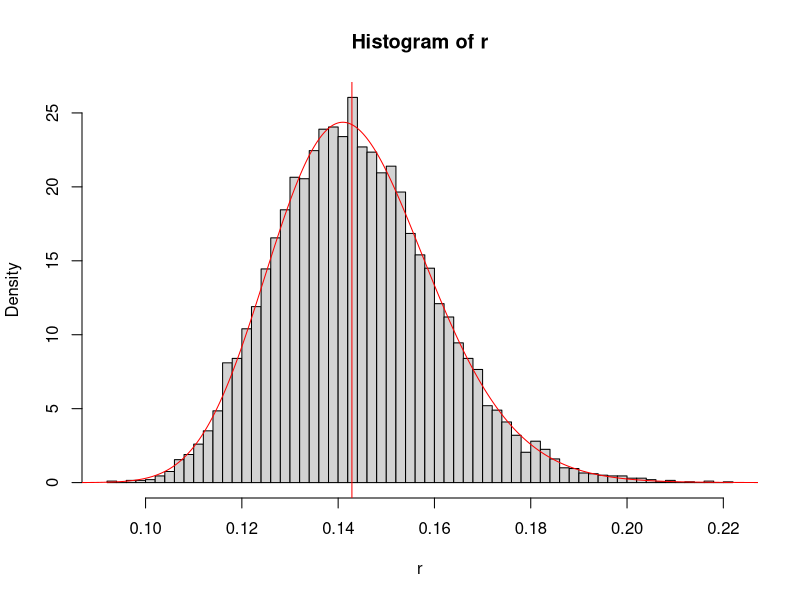
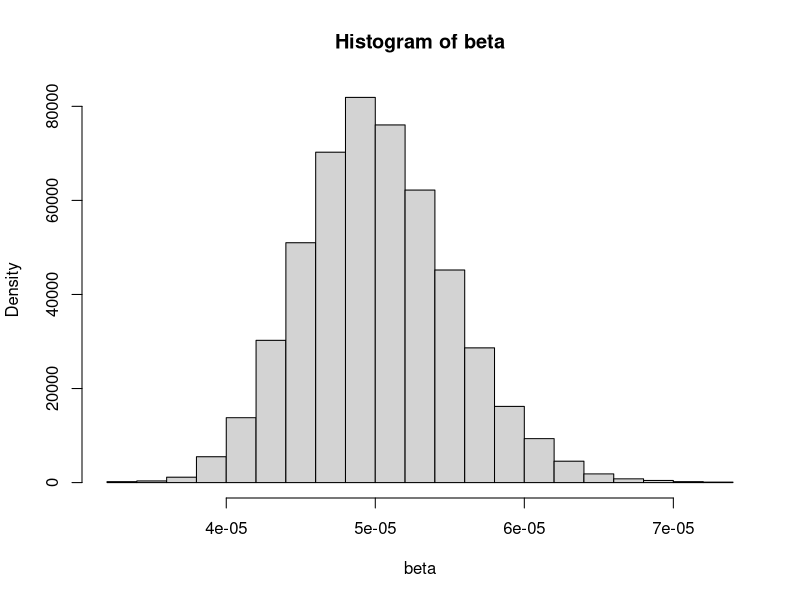
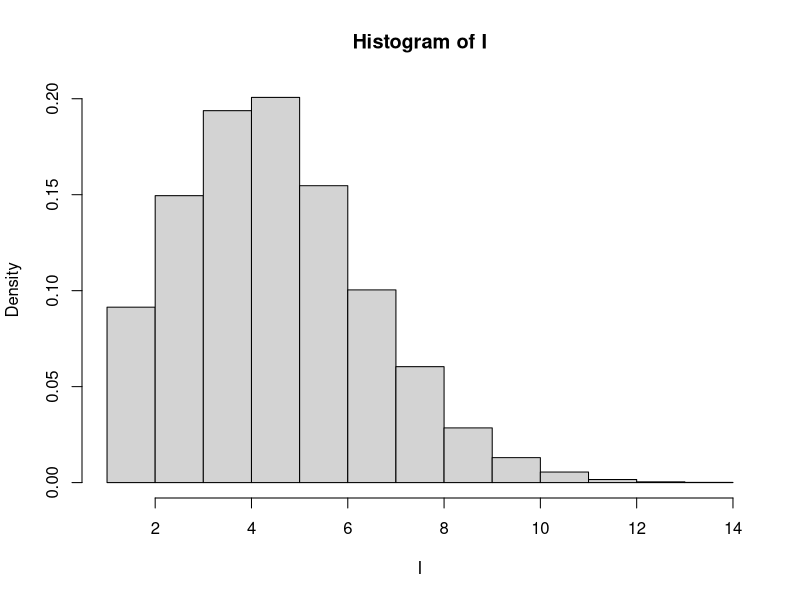
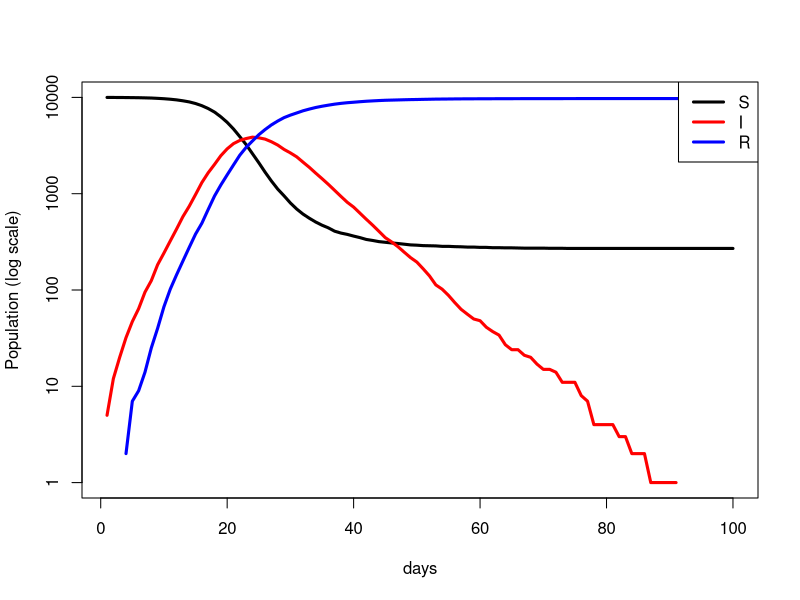
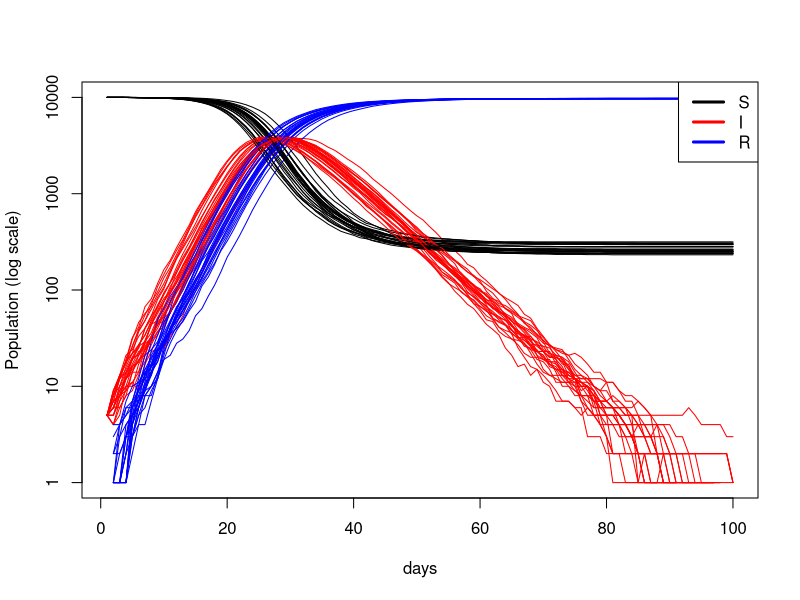
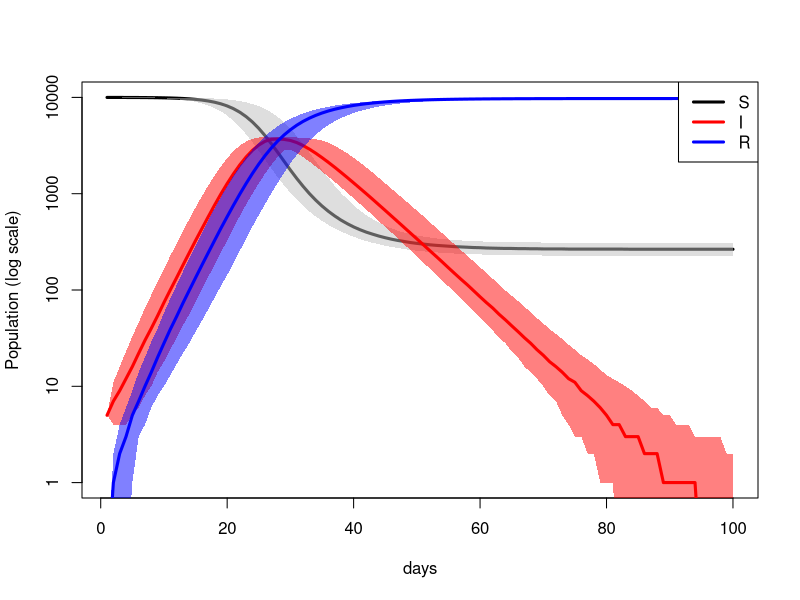
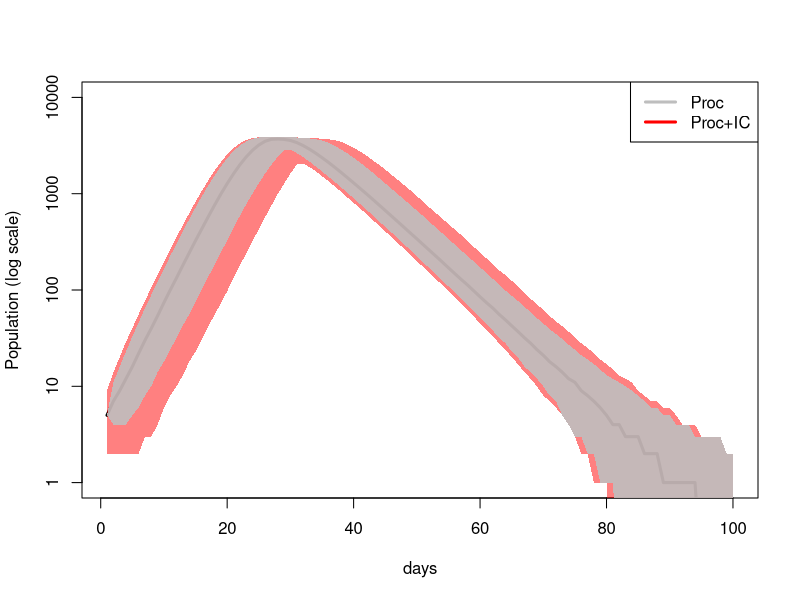
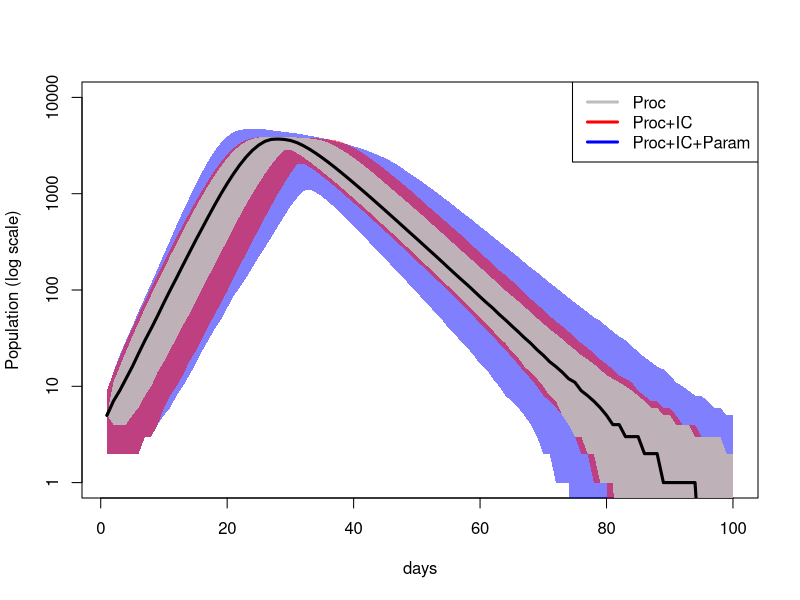

The R script that drew these images, in order:
## ---- chunk 1
library(mvtnorm)
## ---- chunk 2
Nmc = 10000 # number of Monte Carlo simulations
r0 = 1/7
r = rlnorm(n = Nmc,meanlog = log(r0),sdlog = exp(r0)*0.1)
hist(r,probability = TRUE,breaks=50)
abline(v=r0,col="red")
rseq=seq(0,0.25,length=1000)
lines(rseq,dlnorm(rseq,meanlog = log(r0),sdlog = exp(r0)*0.1),col="red")
## ---- chunk 3
summary(r)
sd(r)
## ---- chunk 4
beta0 = 5/100000
beta = rlnorm(n = Nmc,meanlog = log(beta0),sdlog = exp(beta0)*0.1)
hist(beta,probability = TRUE)
## ---- chunk 5
I = 1 + rpois(n = Nmc,4)
hist(I,probability = TRUE)
## ---- chunk 6
S = 10000-I
R = rep(0,Nmc)
IC = cbind(S,I,R)
## ---- chunk 7
forecastSIR <- function(IC,r,beta,NT){
  if(length(r) == 1)    r = rep(r,NT)       ## if r and beta are not time varying, make them all the same
  if(length(beta) == 1) beta = rep(beta,NT)
  SIR <- matrix(NA,NT,3)  ## storage
  SIR[1,] <- IC           ## initialize
  for(t in 1:(NT-1)){
    C = rbinom(1,size = SIR[t,1],prob = min(1,beta[t]*SIR[t,2])) ## new cases
    H = rbinom(1,size = SIR[t,2],prob = r[t])                    ## recovery
    SIR[t+1,1] <- SIR[t,1] - C                                   ## susceptible
    SIR[t+1,2] <- SIR[t,2] + C - H                               ## infected
    SIR[t+1,3] <- SIR[t,3] + H                                   ## recovered
  }
  return(SIR)
}
## ---- chunk 8
rbar  = mean(r)
bbar  = mean(beta)
ICbar = round(apply(IC,2,mean))
NT = 100

SIR0 = forecastSIR(ICbar,rbar,bbar,NT)

plot(SIR0[,1],type='l',log='y',ylim=c(1,sum(ICbar)),
     xlab="days",ylab="Population (log scale)",lwd=3)
lines(SIR0[,2],col="red",lwd=3)
lines(SIR0[,3],col="blue",lwd=3)
legend("topright",legend = c("S","I","R"),lwd=3,col=c("black","red","blue"))

## ---- chunk 9
SIR_E = array(data = NA,dim = c(Nmc,NT,3))

for(i in 1:Nmc){
  SIR_E[i,,] = forecastSIR(ICbar,rbar,bbar,NT)
}
## ---- chunk 10
plot(SIR_E[1,,1],type='l',log='y',ylim=c(1,sum(ICbar)),
     xlab="days",ylab="Population (log scale)")
for(i in 1:25){
  lines(SIR_E[i,,1])
  lines(SIR_E[i,,2],col="red")
  lines(SIR_E[i,,3],col="blue")
}
legend("topright",legend = c("S","I","R"),lwd=3,col=c("black","red","blue"))
## ---- chunk 11
SIR_Eci = apply(SIR_E,3,function(x){apply(x,2,quantile,c(0.025,0.5,0.975))})  ## calculate CI
SIR_Eci[SIR_Eci==0] <- 0.1 ## sub just for log-scale plotting

## helpers
time = 1:NT
ind = seq(1,by=3,length=NT) # index
ciEnvelope <- function (x, ylo, yhi, ...) {
    polygon(cbind(c(x, rev(x), x[1]), c(ylo, rev(yhi), ylo[1])), border = NA, ...)
}
col.alpha <- function (col, alpha = 1) {
    rgb = col2rgb(col)
    rgb(rgb[1], rgb[2], rgb[3], alpha * 255, maxColorValue = 255)
}

plot(time,SIR_Eci[ind+1,1],type='l',log='y',ylim=c(1,sum(ICbar)),
     xlab="days",ylab="Population (log scale)",lwd=3)
ciEnvelope(time,SIR_Eci[ind,1],SIR_Eci[ind+2,1],col=col.alpha("grey",0.5))
lines(SIR_Eci[ind+1,2],col="red",lwd=3)
ciEnvelope(time,SIR_Eci[ind,2],SIR_Eci[ind+2,2],col=col.alpha("red",0.5))
lines(SIR_Eci[ind+1,3],col="blue",lwd=3)
ciEnvelope(time,SIR_Eci[ind,3],SIR_Eci[ind+2,3],col=col.alpha("blue",0.5))
legend("topright",legend = c("S","I","R"),lwd=3,col=c("black","red","blue"))

## ---- chunk 12
SIR_EI = array(data = NA,dim = c(Nmc,NT,3))
for(i in 1:Nmc){
  SIR_EI[i,,] = forecastSIR(IC[i,],rbar,bbar,NT)  ## note that IC is now indexed by run [i]
}
## ---- chunk 13
SIR_EIci = apply(SIR_EI,3,function(x){apply(x,2,quantile,c(0.025,0.5,0.975))})  ## calculate CI
SIR_EIci[SIR_EIci==0] <- 0.1 ## sub just for log-scale plotting
COLS = c("grey","red","blue","green")

plot(time,SIR_Eci[ind+1,2],type='l',log='y',ylim=c(1,sum(ICbar)),
     xlab="days",ylab="Population (log scale)",lwd=3)
ciEnvelope(time,SIR_EIci[ind,2],SIR_EIci[ind+2,2],col=col.alpha(COLS[2],0.5))
ciEnvelope(time,SIR_Eci[ind,2],SIR_Eci[ind+2,2],col=col.alpha(COLS[1],0.9))
legend("topright",legend = c("Proc","Proc+IC"),lwd=3,col=COLS)
## ---- chunk 14
SIR_EIP = array(data = NA,dim = c(Nmc,NT,3))
for(i in 1:Nmc){
  SIR_EIP[i,,] = forecastSIR(IC[i,],r[i],beta[i],NT)  ## note that r and beta are now indexed by run [i]
}
## ---- chunk 15
SIR_EIPci = apply(SIR_EIP,3,function(x){apply(x,2,quantile,c(0.025,0.5,0.975))})  ## calculate CI
SIR_EIPci[SIR_EIPci==0] <- 0.1 ## sub just for log-scale plotting

plot(time,SIR_Eci[ind+1,2],type='l',log='y',ylim=c(1,sum(ICbar)),
     xlab="days",ylab="Population (log scale)",lwd=3)
ciEnvelope(time,SIR_EIPci[ind,2],SIR_EIPci[ind+2,2],col=col.alpha(COLS[3],0.5))
ciEnvelope(time,SIR_EIci[ind,2],SIR_EIci[ind+2,2],col=col.alpha(COLS[2],0.5))
ciEnvelope(time,SIR_Eci[ind,2],SIR_Eci[ind+2,2],col=col.alpha(COLS[1],0.9))
lines(time,SIR_Eci[ind+1,2],lwd=3)
legend("topright",legend = c("Proc","Proc+IC","Proc+IC+Param"),lwd=3,col=COLS)
## ---- chunk 16
mutate_b = mutate_r = matrix(1,Nmc,NT)
for(t in 1:(NT-1)){
  mutate_b[,t+1] = mutate_b[,t]*rlnorm(Nmc,meanlog = 0,sdlog = 0.01)
  mutate_r[,t+1] = mutate_r[,t]*rlnorm(Nmc,meanlog = 0,sdlog = 0.01)
}
plot(mutate_b[1,],type='l',ylim = range(mutate_b))
for(i in 1:50){
  lines(mutate_b[i,])
}
## ---- chunk 17
SIR_EIPA = array(data = NA,dim = c(Nmc,NT,3))
for(i in 1:Nmc){
  SIR_EIPA[i,,] = forecastSIR(IC[i,],r[i]*mutate_r[i,],beta[i]*mutate_b[i,],NT)  ## note the existing beta and r being mutated
}
## ---- chunk 18
SIR_EIPAci = apply(SIR_EIPA,3,function(x){apply(x,2,quantile,c(0.025,0.5,0.975))})  ## calculate CI
SIR_EIPAci[SIR_EIPAci==0] <- 0.1 ## sub just for log-scale plotting

plot(time,SIR_Eci[ind+1,2],type='l',log='y',ylim=c(1,sum(ICbar)),
     xlab="days",ylab="Population (log scale)",lwd=3)
ciEnvelope(time,SIR_EIPAci[ind,2],SIR_EIPAci[ind+2,2],col=col.alpha(COLS[4],0.5))
ciEnvelope(time,SIR_EIPci[ind,2],SIR_EIPci[ind+2,2],col=col.alpha(COLS[3],0.5))
ciEnvelope(time,SIR_EIci[ind,2],SIR_EIci[ind+2,2],col=col.alpha(COLS[2],0.5))
ciEnvelope(time,SIR_Eci[ind,2],SIR_Eci[ind+2,2],col=col.alpha(COLS[1],0.9))
lines(time,SIR_Eci[ind+1,2],lwd=3)
legend("topright",legend = c("Proc","Proc+IC","Proc+IC+Param","Full"),lwd=3,col=COLS)
## ---- chunk 19
### calculation of variances
varE    <- apply(SIR_E[,,2],2,var)
varEI   <- apply(SIR_EI[,,2],2,var)
varEIP  <- apply(SIR_EIP[,,2],2,var)
varEIPA <- apply(SIR_EIPA[,,2],2,var)
varMat   <- rbind(varE,varEI,varEIP,varEIPA)

V.rel <- apply(varMat,2,function(x) {x/max(x)})
plot(time,V.rel[1,],ylim=c(0,1),type='n',main="Relative Variance",ylab="Proportion of Variance",xlab="time")
ciEnvelope(time,rep(0,ncol(V.rel)),V.rel[1,],col=COLS[1])
ciEnvelope(time,V.rel[1,],V.rel[2,],col=COLS[2])
ciEnvelope(time,V.rel[2,],V.rel[3,],col=COLS[3])
ciEnvelope(time,V.rel[3,],V.rel[4,],col=COLS[4])
legend("bottom",legend=c("Parm Var","Parm Unc","InitCond","Process"),col=rev(COLS),lty=1,lwd=5)
## ---- chunk 20
theta = 0.75
I_true = SIR_EIPA[42,,2]
Z = rbinom(length(I_true),size = I_true,theta)
sel = seq(6,NT,by=7)
Z[time[-sel]] <- NA
plot(time,I_true,type='l',log="y",ylab="Infected")
points(time,Z,col="red",pch="+")
legend("topright",legend=c("True","Observed"),pch=c("-","+"),col=1:2)
## ---- chunk 21
logL = rep(NA,Nmc)
for(i in 1:Nmc){
  logL[i] = sum(dbinom(Z[sel[1]],SIR_EIPA[i,sel[1],2],theta,log=TRUE))
}
posterior = exp(logL)/sum(exp(logL))  ## weight each run
## ---- chunk 22
p.index = sample.int(Nmc,Nmc,replace=TRUE,prob=posterior) 

I_post = SIR_EIPA[p.index,sel[1],2]
hist(I_post,main="Infected",probability = TRUE,xlim=c(0,100))
lines(density(SIR_EIPA[,sel[1],2]),col="red")
abline(v=Z[sel[1]],lty=2,col=3)
legend("topright",legend=c("prior","posterior","data"),col=c(2:1,3),lwd=2)

beta_post = beta[p.index]
plot(density(beta_post),main="Beta")
lines(density(beta),col="red")
legend("topright",legend=c("prior","posterior"),col=2:1,lwd=2)

r_post = r[p.index]
plot(density(r_post),main="r")
lines(density(r),col="red")
legend("topright",legend=c("prior","posterior"),col=2:1,lwd=2)

S_post = SIR_EIPA[p.index,sel[1],1]
hist(S_post,main="Susceptible",probability = TRUE,xlim=range(SIR_EIPA[,sel[1],1]))
lines(density(SIR_EIPA[,sel[1],1]),col="red")
legend("topright",legend=c("prior","posterior"),col=2:1,lwd=2)

R_post = SIR_EIPA[p.index,sel[1],3]
hist(R_post,main="Recovered",probability = TRUE,xlim=range(SIR_EIPA[,sel[1],3]))
lines(density(SIR_EIPA[,sel[1],3]),col="red")
legend("topright",legend=c("prior","posterior"),col=2:1,lwd=2)
## ---- chunk 23
X = cbind(S_post,I_post,R_post,r_post,beta_post)
pairs(X)  ## pairwise scatterplot of joint posterior distribution
Xbar = apply(X,2,mean)
SIGMA = cov(t(t(X)/Xbar))
cor(X)
## ---- chunk 24
## Kernel smoothing (to avoid ensemble members with identical parameters)
h = 0.9
e = mvtnorm::rmvnorm(n = Nmc,mean = rep(0,5),sigma = SIGMA)
Xstar = t(Xbar + h*(t(X)-Xbar) + t(e)*Xbar*(1-h))
for(i in 1:3) Xstar[,i] = round(Xstar[,i]) ## S,I,R are discrete
for(i in 1:5){
  plot(density(X[,i]),xlim=range(Xstar[,i]))
  lines(density(Xstar[,i]),col=2)
}
## ---- chunk 25
forecast <- forecastCI <- list()
forecast[[1]] <- SIR_EIPA
forecastCI[[1]] <- SIR_EIPAci

for(t in 2:10){
  
  ## Forecast
  forecast[[t]] <- array(data = NA,dim = c(Nmc,NT,3))
  for(i in 1:Nmc){
    forecast[[t]][i,,] = forecastSIR(Xstar[i,1:3],
                                   Xstar[i,4]*mutate_r[i,],
                                   Xstar[i,5]*mutate_b[i,],NT=NT)
  }
  forecastCI[[t]] = apply(forecast[[t]],3,function(x){apply(x,2,quantile,c(0.025,0.5,0.975))})  ## calculate CI
  forecastCI[[t]][forecastCI[[t]]==0] <- 0.1
  
  ## plot
  plot(time,forecastCI[[1]][ind+1,2],type='n',log='y',ylim=c(1,sum(ICbar)),
     xlab="days",ylab="Population (log scale)",lwd=3)
  ciEnvelope(time,forecastCI[[1]][ind,2],forecastCI[[1]][ind+2,2],
             col=col.alpha(COLS[1],0.5))
  for(i in 2:t){
    ciEnvelope(time+sel[i-1]-1,forecastCI[[i]][ind,2],
               forecastCI[[i]][ind+2,2],col=col.alpha(i,0.5))
  }
  points(sel,Z[sel],pch="+",col=c(rep(1,t-1),rep(2,length(sel)-t)))
  lines(I_true)
  
  ## Analysis
  logL = rep(NA,Nmc)
  for(i in 1:Nmc){
    logL[i] = sum(dbinom(Z[sel[t]],forecast[[t]][i,sel[t]-sel[t-1],2],theta,log=TRUE))
  }
  posterior = exp(logL)/sum(exp(logL))
  
  ## resample to update
  p.index = sample.int(Nmc,Nmc,replace=TRUE,prob=posterior)
  X = cbind(forecast[[t]][p.index,sel[1],],Xstar[,4:5])[p.index,]
  Xbar = apply(X,2,mean)
  SIGMA = cov(t(t(X)/Xbar))
  
  ## smooth
  e = mvtnorm::rmvnorm(n = Nmc,mean = rep(0,5),sigma = SIGMA)
  Xstar = t(Xbar + h*(t(X)-Xbar) + t(e)*Xbar*(1-h))
  for(i in 1:3) Xstar[,i] = round(Xstar[,i]) ## S,I,R are discrete
  
}

